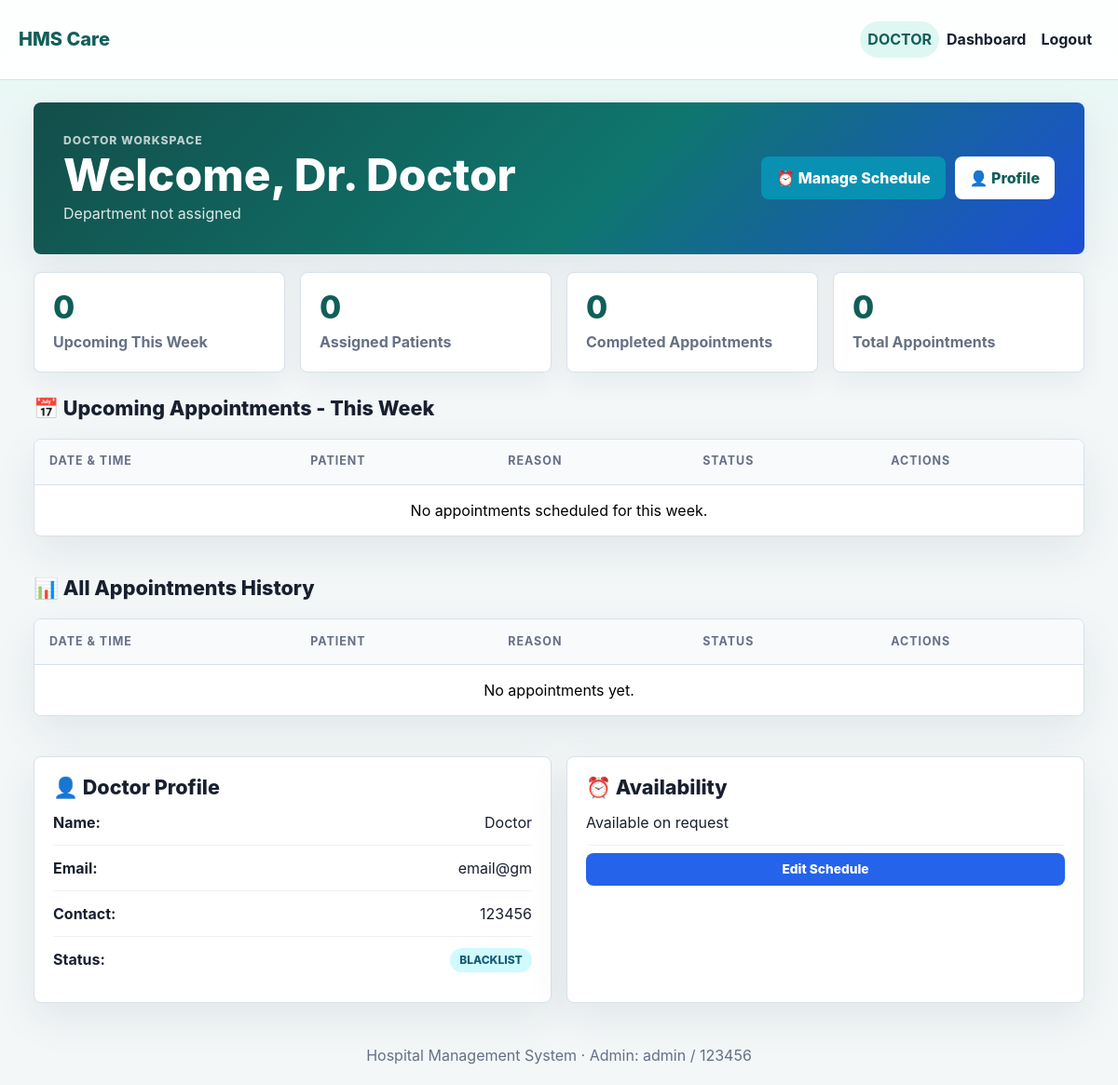
Page /doctor_dashboard (signed in) on the committed database.
### models.py (models this page shows)
class Doctor(db.Model):
    id = db.Column(db.Integer, primary_key=True)
    name = db.Column(db.String(100), nullable=False)
    username = db.Column(db.String(50), unique=True, nullable=False)
    password = db.Column(db.String(128), nullable=False)
    email = db.Column(db.String(100), unique=True, nullable=False)
    contact = db.Column(db.String(15), nullable=False)
    specialization = db.Column(db.String(100), nullable=True)
    dept_id=db.Column(db.Integer,db.ForeignKey('department.id'))
    availability = db.Column(db.String(200), default="Available on request")
    status = db.Column(db.String(20), default="active")
    role = db.Column(db.String(20), default="doctor")
    admin_id = db.Column(db.Integer, db.ForeignKey('admin.id'), default=1)
    schedules = db.relationship('Schedule_doctors', backref='doctor', lazy=True)
    appointment = db.relationship('Appointment', backref='doctor', lazy=True)
    availability_schedule = db.relationship('DoctorAvailability', backref='doctor', lazy=True, cascade="all, delete-orphan")

### app.py (the view)
@app.route("/doctor_dashboard")
@login_required("doctor")
def doctor_dashboard():
    doctor = Doctor.query.get_or_404(session["user_id"])
    today = datetime.now().strftime("%Y-%m-%d")
    week_end = (datetime.now() + timedelta(days=7)).strftime("%Y-%m-%d")
    upcoming_appointments = Appointment.query.filter(
        Appointment.doctor_id == doctor.id,
        Appointment.date >= today,
        Appointment.date <= week_end,
        Appointment.status != 'cancelled'
    ).order_by(Appointment.date, Appointment.time).all()
    all_appointments = Appointment.query.filter_by(doctor_id=doctor.id).order_by(Appointment.date.desc(), Appointment.time.desc()).all()
    patient_ids = set([appt.patient_id for appt in all_appointments])
    patients = Patient.query.filter(Patient.id.in_(patient_ids)).all() if patient_ids else []
    treatments = Treatment.query.join(Appointment).filter(Appointment.doctor_id == doctor.id).all()
    return render_template(
        "doctor_dashboard.html",
        doctor=doctor,
        upcoming_appointments=upcoming_appointments,
        all_appointments=all_appointments,
        patients=patients,
        treatments=treatments,
        stats={
            "upcoming": len(upcoming_appointments),
            "patients": len(patients),
            "completed": Appointment.query.filter_by(doctor_id=doctor.id, status='completed').count(),
        }
    )

### app.py (called while the page is built)
def login_required(role=None):
    def decorator(view):
        @wraps(view)
        def wrapped(*args, **kwargs):
            if "user_id" not in session:
                flash("Please login to continue.", "warning")
                return redirect(url_for("login"))
            if role and session.get("role") != role:
                flash("You do not have access to that page.", "danger")
                return redirect(url_for("home"))
            return view(*args, **kwargs)
        return wrapped
    return decorator

def status_badge(status):
    return {
        "active": "success",
        "pending": "warning",
        "completed": "success",
        "cancelled": "danger",
        "blocked": "danger",
        "closed": "secondary",
        "removed": "secondary",
    }.get(status, "info")

### templates/doctor_dashboard.html (shortened to what this page needs)
{% extends 'base.html' %}
{% block content %}
<div class="dashboard-container">
    <div class="dashboard-header">
        <div>
            <p class="eyebrow">Doctor Workspace</p>
            <h1>Welcome, Dr. {{ doctor.name or doctor.username }}</h1>
            <p>{{ doctor.department.name if doctor.department else 'Department not assigned' }}
            {% if doctor.specialization %} · {{ doctor.specialization }}{% endif %}</p>
        </div>
        <div style="display: flex; gap: 10px;">
            <a href="{{ url_for('update_availability') }}" class="btn btn-info">⏰ Manage Schedule</a>
            <a href="{{ url_for('edit_patient', patient_id=doctor.id) }}" class="btn btn-light">👤 Profile</a>
        </div>
    </div>
    <div class="stats-grid">
        <div class="stat-card">
            <div class="stat-number">{{ stats.upcoming }}</div>
            <div class="stat-label">Upcoming This Week</div>
        </div>
        <div class="stat-card">
            <div class="stat-number">{{ stats.patients }}</div>
            <div class="stat-label">Assigned Patients</div>
        </div>
        <div class="stat-card">
            <div class="stat-number">{{ stats.completed }}</div>
            <div class="stat-label">Completed Appointments</div>
        </div>
        <div class="stat-card">
            <div class="stat-number">{{ all_appointments|length }}</div>
            <div class="stat-label">Total Appointments</div>
        </div>
    </div>
    <div class="section-heading">
        <h2>📅 Upcoming Appointments - This Week</h2>
    </div>
    <div class="table-card">
        <div class="table-responsive">
            <table class="table">
                <thead>
                    <tr>
                        <th>Date & Time</th>
                        <th>Patient</th>
                        <th>Reason</th>
                        <th>Status</th>
                        <th>Actions</th>
                    </tr>
                </thead>
                <tbody>
                    {% for appointment in upcoming_appointments %}
                    <tr>
                        <td>
                            <strong>{{ appointment.date }}</strong><br>
                            <small>{{ appointment.time }}</small>
                        </td>
                        <td>
                            <strong>{{ appointment.patient.name or appointment.patient.username }}</strong><br>
                            <small class="text-muted">#{{ appointment.patient.id }}</small>
                        </td>
                        <td>{{ appointment.reason or '-' }}</td>
                        <td>
                            <span class="badge badge-{{ appointment.status|status_badge }}">{{ appointment.status|upper }}</span>
                        </td>
                        <td class="action-dropdown">
                            <a href="{{ url_for('doctor_patient_history', patient_id=appointment.patient_id) }}" class="btn btn-sm btn-outline-info" title="View patient history">📋</a>
                            <a href="{{ url_for('create_treatment', appointment_id=appointment.id) }}" class="btn btn-sm btn-info">Notes</a>
                            <a href="{{ url_for('update_appointment', appointment_id=appointment.id, action='completed') }}" class="btn btn-sm btn-success">Complete</a>
                        </td>
                    </tr>
                    {% else %}
                    <tr>
                        <td colspan="5" class="empty-state">No appointments scheduled for this week.</td>
                    </tr>
                    {% endfor %}
                </tbody>
            </table>
        </div>
    </div>
    <div class="section-heading mt-4">
        <h2>📊 All Appointments History</h2>
    </div>
    <div class="table-card">
        <div class="table-responsive">
            <table class="table table-sm">
                <thead>
                    <tr>
                        <th>Date & Time</th>
                        <th>Patient</th>
                        <th>Reason</th>
                        <th>Status</th>
                        <th>Actions</th>
                    </tr>
                </thead>
                <tbody>
                    {% for appointment in all_appointments[:10] %}
                    <tr>
                        <td>
                            <small>{{ appointment.date }} {{ appointment.time }}</small>
                        </td>
                        <td>
                            <small>{{ appointment.patient.name or appointment.patient.username }}</small>
                        </td>
                        <td><small>{{ appointment.reason or '-' }}</small></td>
                        <td>
                            <span class="badge badge-{{ appointment.status|status_badge }} badge-sm">{{ appointment.status|upper }}</span>
                        </td>
                        <td>
                            <a href="{{ url_for('doctor_patient_history', patient_id=appointment.patient_id) }}" class="btn btn-sm btn-outline-info" title="View full history">👁</a>
                        </td>
                    </tr>
                    {% else %}
                    <tr>
                        <td colspan="5" class="empty-state">No appointments yet.</td>
                    </tr>
                    {% endfor %}
                </tbody>
            </table>
        </div>
    </div>
    <div class="profile-grid mt-4">
        <div class="info-panel">
            <h2>👤 Doctor Profile</h2>
            <p><strong>Name:</strong> {{ doctor.name }}</p>
            <p><strong>Email:</strong> {{ doctor.email }}</p>
            <p><strong>Contact:</strong> {{ doctor.contact }}</p>
            <p><strong>Status:</strong> <span class="badge badge-{{ doctor.status|status_badge }}">{{ doctor.status|upper }}</span></p>
        </div>
        <div class="info-panel">
            <h2>⏰ Availability</h2>
            <p>{{ doctor.availability }}</p>
            <a href="{{ url_for('update_availability') }}" class="btn btn-primary btn-sm mt-2 w-100">Edit Schedule</a>
        </div>
    </div>
</div>
{% endblock %}

### static/style.css (style rules this page uses)
:root { --ink: #18202f; --muted: #667085; --line: #d8e0ea; --panel: #ffffff; --page: #f3f7f8; --primary: #0f766e; --primary-dark: #115e59; --accent: #2563eb; --success: #15803d; --danger: #c2410c; --warning: #b45309; --soft-teal: #dff7f2; --soft-blue: #e7efff; --shadow: 0 16px 45px rgba(24, 32, 47, 0.08); --radius: 8px; }
* { box-sizing: border-box; }
html, body { min-height: 100%; }
body { margin: 0; font-family: Inter, "Segoe UI", Arial, sans-serif; color: var(--ink); background: linear-gradient(180deg, rgba(223, 247, 242, 0.7), rgba(243, 247, 248, 0) 320px), var(--page); letter-spacing: 0; }
.welcome-section h2, .section-heading h2, .info-panel h2 { color: var(--ink); margin: 0; font-size: 1.35rem; font-weight: 800; }
.features-grid, .doctor-grid, .records-grid, .profile-grid { display: grid; gap: 1rem; }
.feature-card, .doctor-card, .record-card, .info-panel, .table-card, .search-container, .form-panel, .card { background: var(--panel); border: 1px solid var(--line); border-radius: var(--radius); box-shadow: var(--shadow); }
.dashboard-container { display: grid; gap: 1.2rem; }
.dashboard-header { display: flex; justify-content: space-between; align-items: center; gap: 1rem; padding: 2rem; color: #fff; border-radius: var(--radius); background: linear-gradient(135deg, #134e4a, #0f766e 55%, #1d4ed8); box-shadow: var(--shadow); }
.dashboard-header h1 { color: #fff; margin: 0.2rem 0; font-size: clamp(1.8rem, 4vw, 3rem); line-height: 1.05; font-weight: 850; }
.dashboard-header p { margin: 0; color: rgba(255, 255, 255, 0.86); }
.eyebrow { margin: 0 0 0.35rem; color: var(--primary-dark); font-size: 0.76rem; font-weight: 850; letter-spacing: 0.08em; text-transform: uppercase; }
.dashboard-header .eyebrow { color: rgba(255, 255, 255, 0.72); }
.stats-grid { display: grid; grid-template-columns: repeat(auto-fit, minmax(180px, 1fr)); gap: 1rem; }
.stat-card { padding: 1.25rem; background: var(--panel); border: 1px solid var(--line); border-radius: var(--radius); box-shadow: 0 10px 28px rgba(24, 32, 47, 0.06); }
.stat-number { color: var(--primary-dark); font-size: 2.1rem; line-height: 1; font-weight: 850; }
.stat-label { margin-top: 0.5rem; color: var(--muted); font-weight: 700; }
.section-heading { display: flex; justify-content: space-between; align-items: center; gap: 1rem; margin-top: 0.45rem; }
.table-card { overflow: hidden; }
.table { margin: 0; vertical-align: middle; }
.table thead th { padding: 0.9rem 1rem; color: var(--muted); background: #f8fafc; border-bottom: 1px solid var(--line); font-size: 0.78rem; text-transform: uppercase; letter-spacing: 0.08em; }
.table tbody td { padding: 0.95rem 1rem; border-bottom: 1px solid #edf2f7; }
.table tbody tr:last-child td { border-bottom: 0; }
.empty-state { padding: 1.4rem; color: var(--muted); text-align: center; }
.btn { border-radius: var(--radius); border: 0; padding: 0.68rem 1rem; font-weight: 800; text-transform: none; letter-spacing: 0; }
.btn-primary { background: var(--accent); color: #fff; }
.btn-info { background: #0891b2; color: #fff; }
.btn-light { background: #fff; color: var(--primary-dark); }
.btn-sm { padding: 0.45rem 0.72rem; font-size: 0.86rem; }
.badge { padding: 0.42rem 0.65rem; border-radius: 999px; font-weight: 850; }
.badge-info { color: #155e75; background: #cffafe; }
.record-card, .info-panel { padding: 1.25rem; }
.profile-grid { grid-template-columns: repeat(auto-fit, minmax(280px, 1fr)); }
.info-panel p { display: flex; justify-content: space-between; gap: 1rem; padding: 0.75rem 0; margin: 0; border-bottom: 1px solid #edf2f7; }
.info-panel p:last-child { border-bottom: 0; }

### rows in the picture
Doctor: name "Doctor", email "email@gm", contact "123456", status "BLACKLIST", availability "Available on request"

### other values in the picture
{{ session.get('role')|upper }} "DOCTOR"
{{ stats.upcoming }} "0"
{{ stats.patients }} "0"
{{ stats.completed }} "0"
{{ all_appointments|length }} "0"
